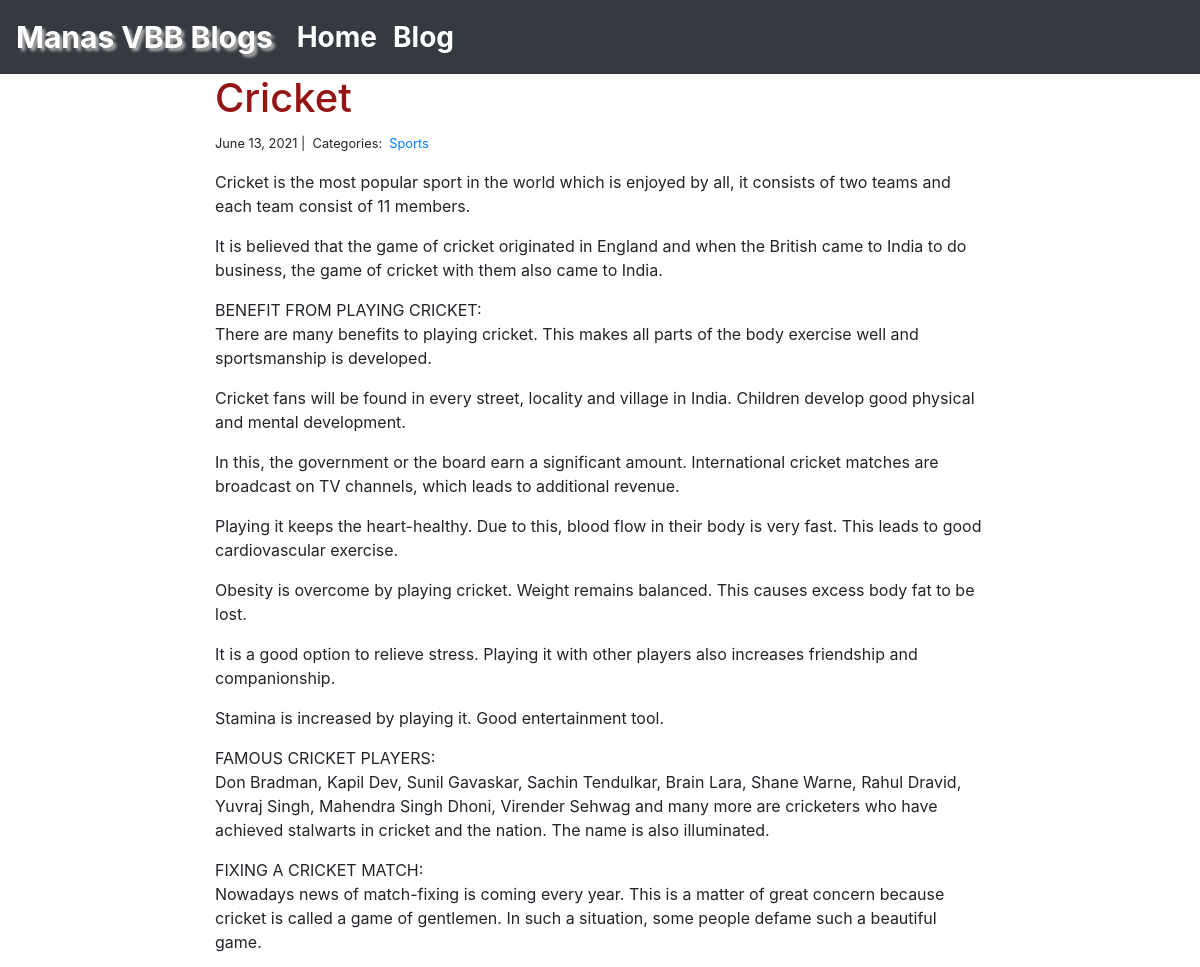
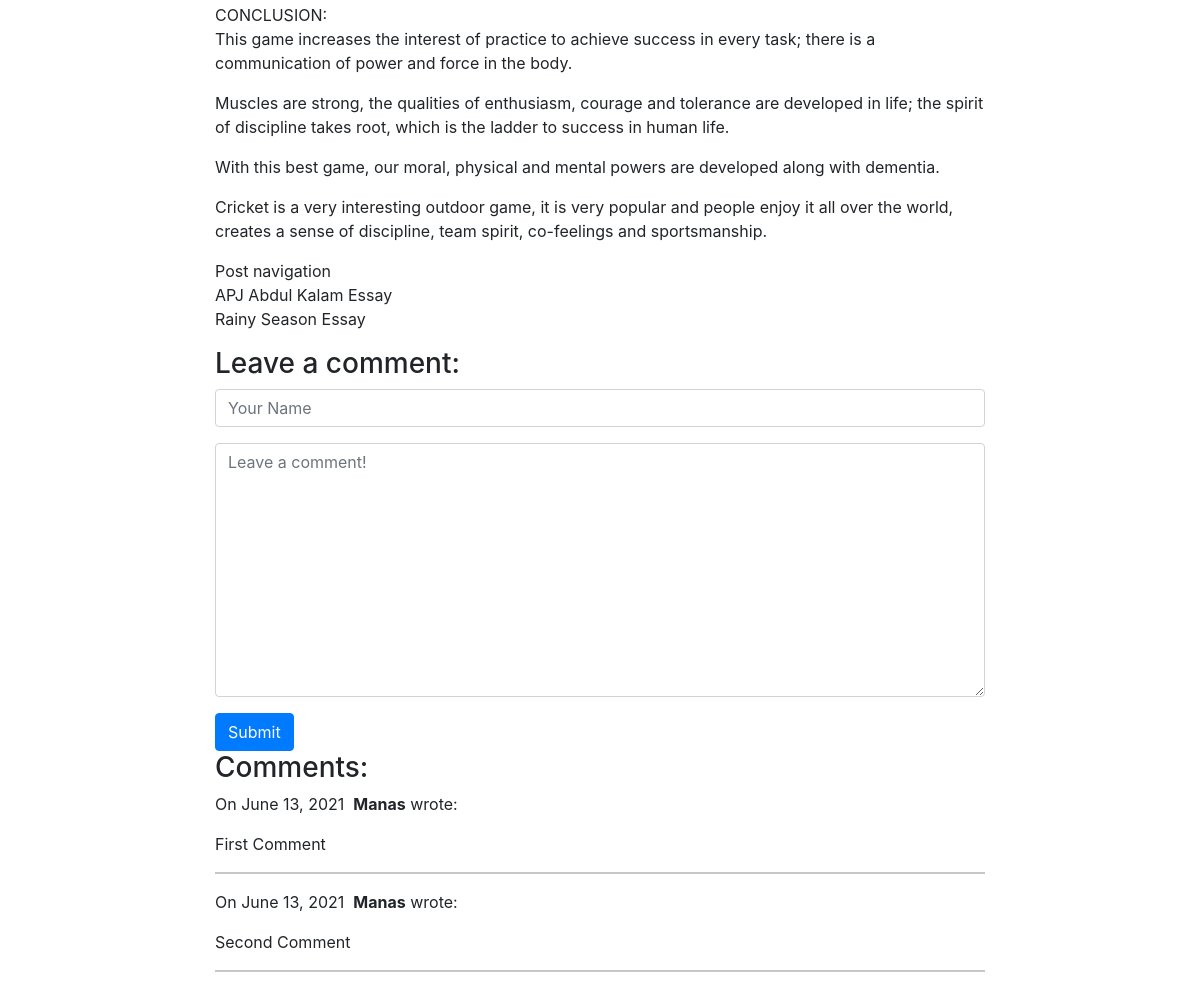
The app's page /blog/2/ with its own data (2 pictures, top to bottom).
### blog/models.py (models this page shows)
class Post(models.Model):
    title = models.CharField(max_length=255)
    body = models.TextField()
    created_on = models.DateTimeField(auto_now_add=True)
    last_modified = models.DateTimeField(auto_now=True)
    categories = models.ManyToManyField('Category', related_name='posts')

class Category(models.Model):
    name = models.CharField(max_length=20)

class Comment(models.Model):
    author = models.CharField(max_length=60)
    body = models.TextField()
    created_on = models.DateTimeField(auto_now_add=True)
    post = models.ForeignKey('Post', on_delete=models.CASCADE)

### blog/views.py (the view, shortened to what this page needs)
# urls.py: path("<int:pk>/", views.blog_detail, name="blog_detail"),
def blog_detail(request, pk):
    post = Post.objects.get(pk=pk)
    form = CommentForm()
    comments = Comment.objects.filter(post=post)
    context = {
        "post": post,
        "comments": comments,
         "form": form,
    }
    return render(request, "blog_detail.html", context)

### blog/forms.py
class CommentForm(forms.Form):
    author = forms.CharField(
        max_length=60,
        widget=forms.TextInput(attrs={
            "class": "form-control",
            "placeholder": "Your Name"
        })
    )
    body = forms.CharField(widget=forms.Textarea(
        attrs={
            "class": "form-control",
            "placeholder": "Leave a comment!"
        })
    )

### blog/templates/blog_detail.html (shortened to what this page needs)
{% extends "base.html" %}
{% block body %}
<div class="col-md-8 offset-md-2">
    <h1 style= "color:rgb(148, 21, 21)">{{ post.title }}</h1>
    <small>
        {{ post.created_on.date }} |&nbsp;
        Categories:&nbsp;
        {% for category in post.categories.all %}
        <a href="{% url 'blog_category' category.name %}">
            {{ category.name }}
        </a>&nbsp;
        {% endfor %}
    </small>
    <p>{{ post.body | linebreaks }}</p>
    <h3>Leave a comment:</h3>
    <form action="/blog/{{ post.pk }}/" method="post">
        <div class="form-group">
            {{ form.author }}
        </div>
        <div class="form-group">
            {{ form.body }}
        </div>
        <button type="submit" class="btn btn-primary">Submit</button>
    </form>
    <h3>Comments:</h3>
    {% for comment in comments %}
    <p>
        On {{comment.created_on.date }}&nbsp;
        <b>{{ comment.author }}</b> wrote:
    </p>
    <p>{{ comment.body }}</p>
    <hr>
    {% endfor %}
</div>
{% endblock body %}

### records on screen
Post: title "Cricket", created_on "June 13, 2021", body "Cricket is the most popular sport in the world which is enjoyed by all, it consists of two teams and each team consist of 11 members. It is believed that the game of cricket originated in England and when the British came to India to do business, the game of cricket with them also came to India. BENEFIT FROM PLAYING CRICKET: There are many benefits to playing cricket. This makes all parts of the body exercise well and sportsmanship is developed. Cricket fans will be found in every street, locality and village in India. Children develop good physical and mental development. In this, the government or the board earn a significant amount. International cricket matches are broadcast on TV…"
Category: name "Sports"
Comment: created_on "June 13, 2021", author "Manas", body "First Comment"
Comment: created_on "June 13, 2021", author "Manas", body "Second Comment"
